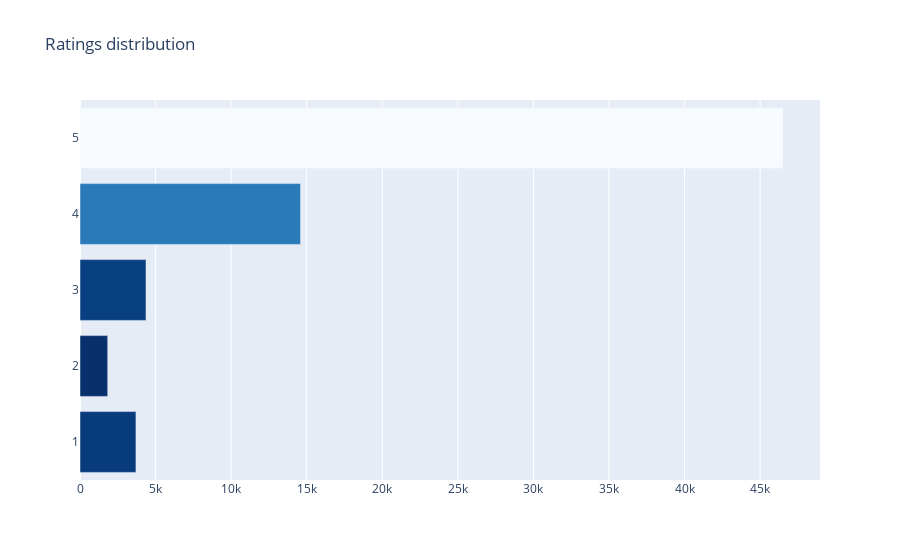

Notebook cell for this chart:
### Markdown cell above
### Maximum No. of Ratings

### Code cell
cnt_srs = df['reviews.rating'].value_counts().head()
trace = go.Bar(
    y=cnt_srs.index[::-1],
    x=cnt_srs.values[::-1],
    orientation = 'h',
    marker=dict(
        color=cnt_srs.values[::-1],
        colorscale = 'Blues',
        reversescale = True
    ),
)

layout = dict(
    title='Ratings distribution',
    )
data = [trace]
fig = go.Figure(data=data, layout=layout)
py.iplot(fig, filename="Ratings")

### Figure 1 — Plotly figure (JSON) as saved in the notebook; plotly's stock layout.template omitted (floating-point values rounded to 4 significant figures)
{"data": [{"marker": {"color": [1832, 3701, 4367, 14592, 46516], "colorscale": [[0, "rgb(247,251,255)"], [0.125, "rgb(222,235,247)"], [0.25, "rgb(198,219,239)"], [0.375, "rgb(158,202,225)"], [0.5, "rgb(107,174,214)"], [0.625, "rgb(66,146,198)"], [0.75, "rgb(33,113,181)"], [0.875, "rgb(8,81,156)"], [1, "rgb(8,48,107)"]], "reversescale": true}, "orientation": "h", "type": "bar", "x": [1832, 3701, 4367, 14592, 46516], "y": [2, 1, 3, 4, 5]}], "layout": {"title": {"text": "Ratings distribution"}}}
